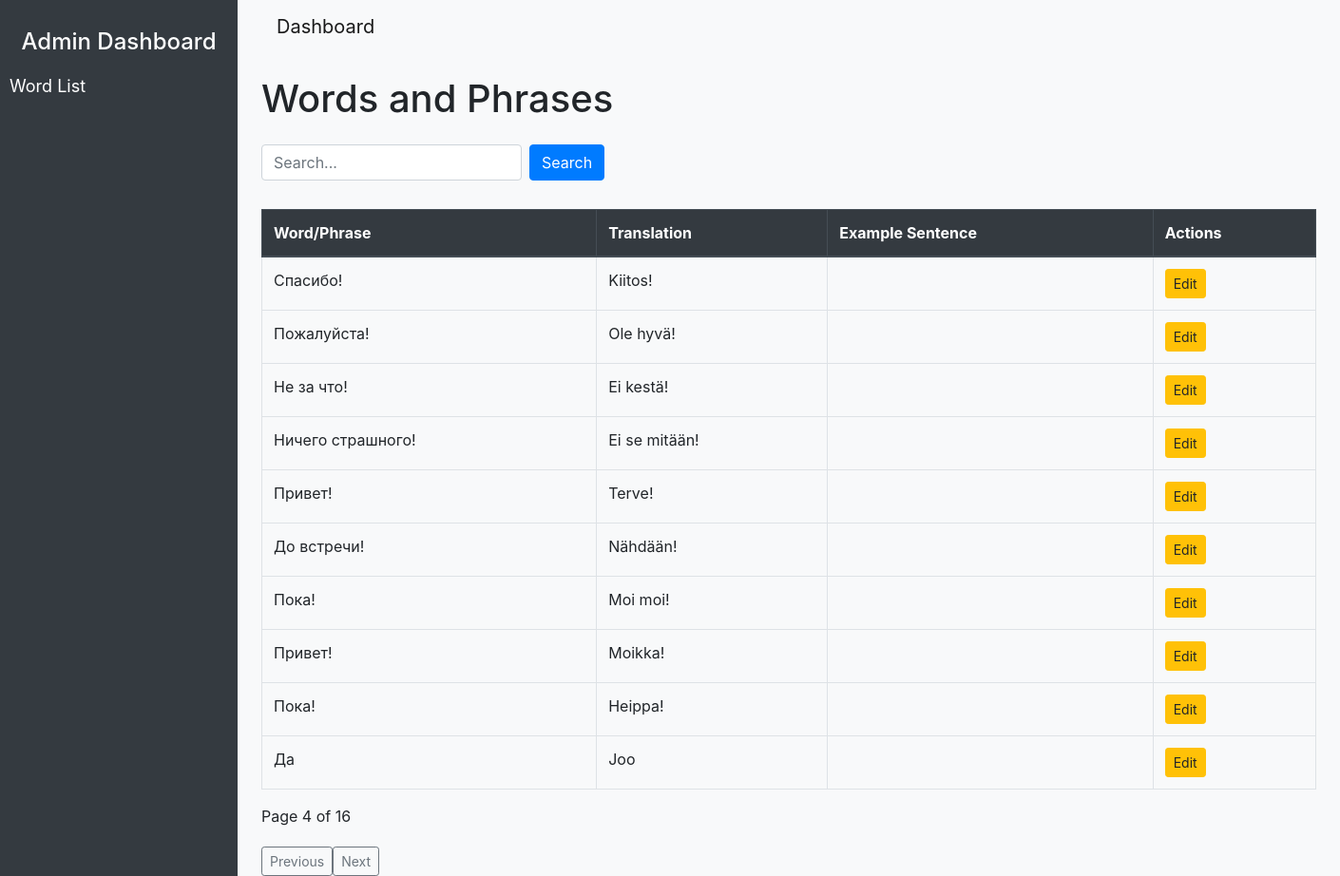
Page /?q=&page=4 on the committed database.
### content/models.py (models this page shows, shortened)
class WordPhrase(models.Model):
    word_phrase = models.CharField(max_length=255)
    translation = models.CharField(max_length=255)
    example_sentence = models.TextField(blank=True, null=True)

### content/views.py (the view)
# urls.py: path('', views.word_list, name='word_list'),  # Home page to list words
def word_list(request):
    query = request.GET.get('q', '')  # Get the 'q' parameter from the URL
    words = WordPhrase.objects.filter(
        Q(word_phrase__icontains=query) | Q(translation__icontains=query)
    ) if query else WordPhrase.objects.all()
    paginator = Paginator(words, 10)  # 10 entries per page
    page_number = request.GET.get('page')
    page_obj = paginator.get_page(page_number)
    context = {
        'page_obj': page_obj,
        'query': query,
    }
    return render(request, 'content/word_list.html', context)

### content/templates/content/word_list.html (shortened to what this page needs)
<!DOCTYPE html>
<html lang="en">
<head>
    <link href="https://stackpath.bootstrapcdn.com/bootstrap/4.5.2/css/bootstrap.min.css" rel="stylesheet">
</head>
<body>
    <div class="sidebar">
        <h4 class="text-white text-center">Admin Dashboard</h4>
        <a href="{% url 'word_list' %}">Word List</a>
    </div>
    <div class="container" style="margin-left: 260px;">
        <nav class="navbar navbar-expand-lg navbar-light bg-light">
            <a class="navbar-brand" href="#">Dashboard</a>
        </nav>
        <h1 class="my-4">Words and Phrases</h1>
        <form method="get" class="form-inline mb-3">
            <input type="text" name="q" class="form-control" placeholder="Search..." value="{{ query }}">
            <button type="submit" class="btn btn-primary ml-2">Search</button>
        </form>
        <div class="table-container">
            <table class="table table-bordered">
                <thead class="thead-dark">
                    <tr>
                        <th>Word/Phrase</th>
                        <th>Translation</th>
                        <th>Example Sentence</th>
                        <th>Actions</th>
                    </tr>
                </thead>
                <tbody>
                    {% for word in page_obj %}
                        <tr>
                            <td>{{ word.word_phrase }}</td>
                            <td>{{ word.translation }}</td>
                            <td>{{ word.example_sentence }}</td>
                            <td>
                                {% if word.pk %}
                                    <a href="{% url 'edit_word' word.pk %}" class="btn btn-warning btn-sm">Edit</a>
                                {% else %}
                                    <span class="text-muted">No PK</span>
                                {% endif %}
                            </td>
                        </tr>
                    {% empty %}
                        <tr>
                            <td colspan="4">No words found.</td>
                        </tr>
                    {% endfor %}
                </tbody>
            </table>
            <div>
                <span>Page {{ page_obj.number }} of {{ page_obj.paginator.num_pages }}</span>
                <div class="pagination">
                    {% if page_obj.has_previous %}
                        <a href="?q={{ query }}&page={{ page_obj.previous_page_number }}" class="btn btn-outline-secondary btn-sm">Previous</a>
                    {% endif %}
                    {% if page_obj.has_next %}
                        <a href="?q={{ query }}&page={{ page_obj.next_page_number }}" class="btn btn-outline-secondary btn-sm">Next</a>
                    {% endif %}
                </div>
            </div>
        </div>
    </div>
</body>
</html>

### content/templates/content/word_list.html (style rules this page uses)
body { background-color: #f8f9fa; }
.table-container { margin-top: 30px; }
.pagination { margin-top: 20px; }
.sidebar { position: fixed; top: 0; left: 0; width: 250px; height: 100%; background-color: #343a40; padding-top: 30px; color: white; }
.sidebar a { display: block; color: white; text-decoration: none; padding: 10px; font-size: 18px; }

### rows in the picture
WordPhrase: word_phrase "Спасибо!", translation "Kiitos!", shows "Edit"
WordPhrase: word_phrase "Пожалуйста!", translation "Ole hyvä!", shows "Edit"
WordPhrase: word_phrase "Не за что!", translation "Ei kestä!", shows "Edit"
WordPhrase: word_phrase "Ничего страшного!", translation "Ei se mitään!", shows "Edit"
WordPhrase: word_phrase "Привет!", translation "Terve!", shows "Edit"
WordPhrase: word_phrase "До встречи!", translation "Nähdään!", shows "Edit"
WordPhrase: word_phrase "Пока!", translation "Moi moi!", shows "Edit"
WordPhrase: word_phrase "Привет!", translation "Moikka!", shows "Edit"
WordPhrase: word_phrase "Пока!", translation "Heippa!", shows "Edit"
WordPhrase: word_phrase "Да", translation "Joo", shows "Edit"

### other values in the picture
{{ page_obj.number }} "4"
{{ page_obj.paginator.num_pages }} "16"
